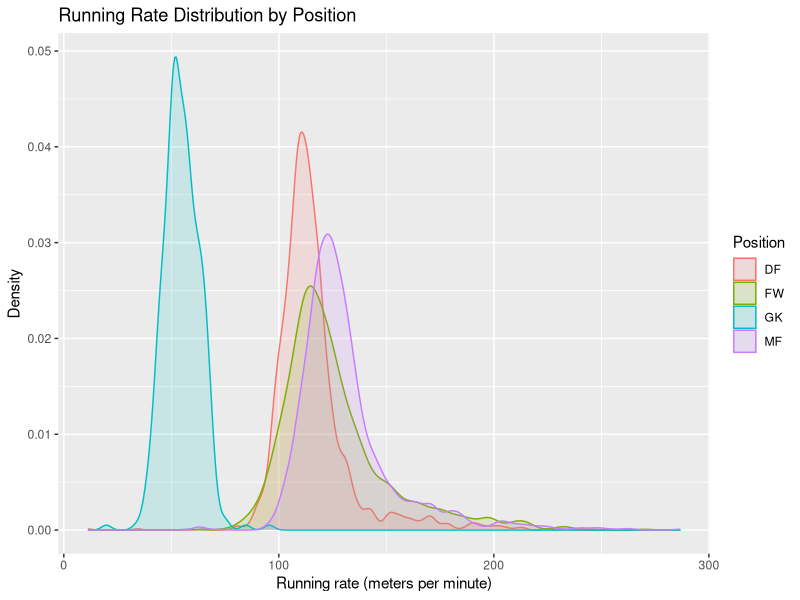
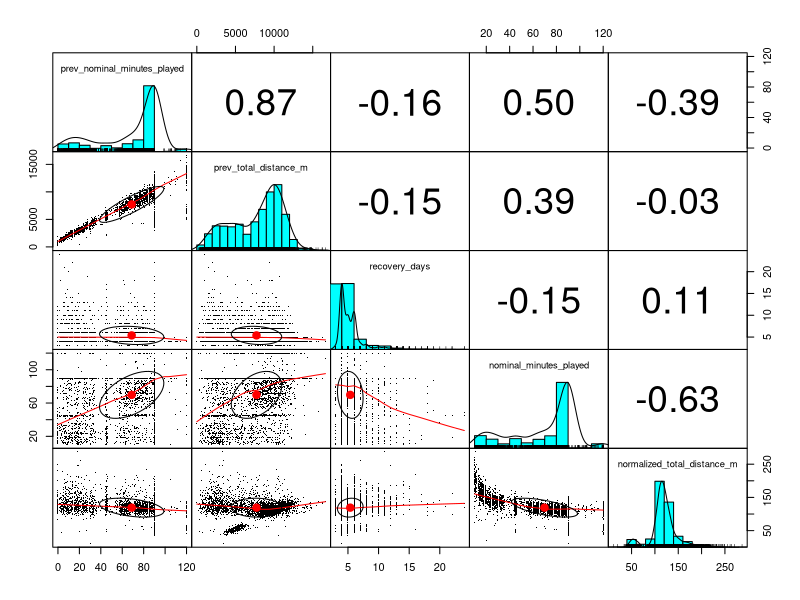
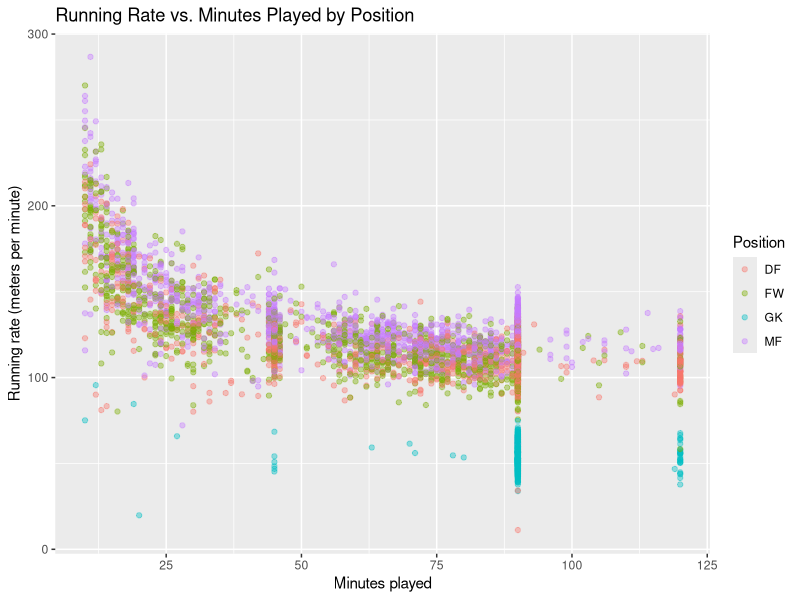
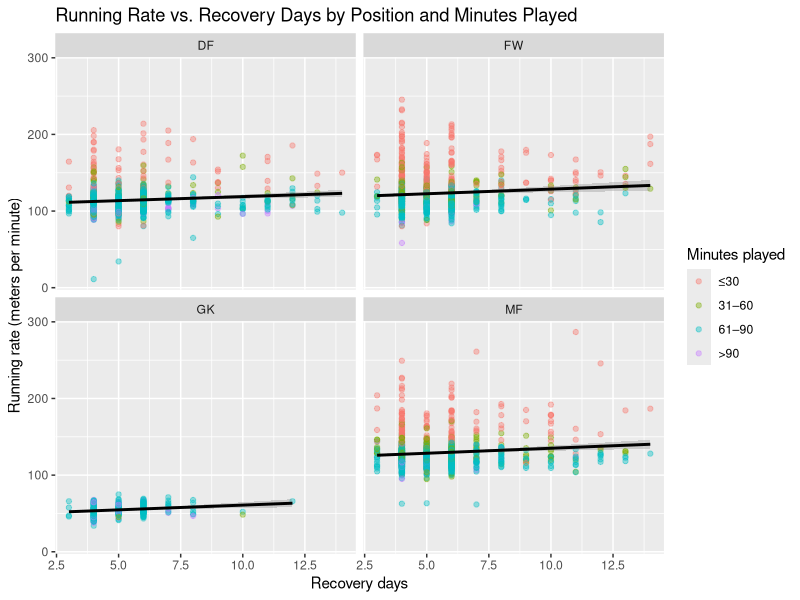
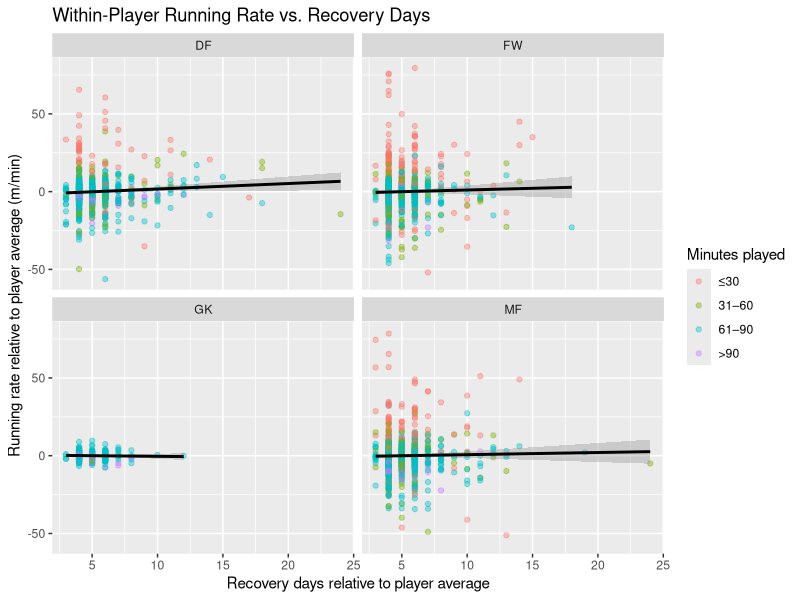
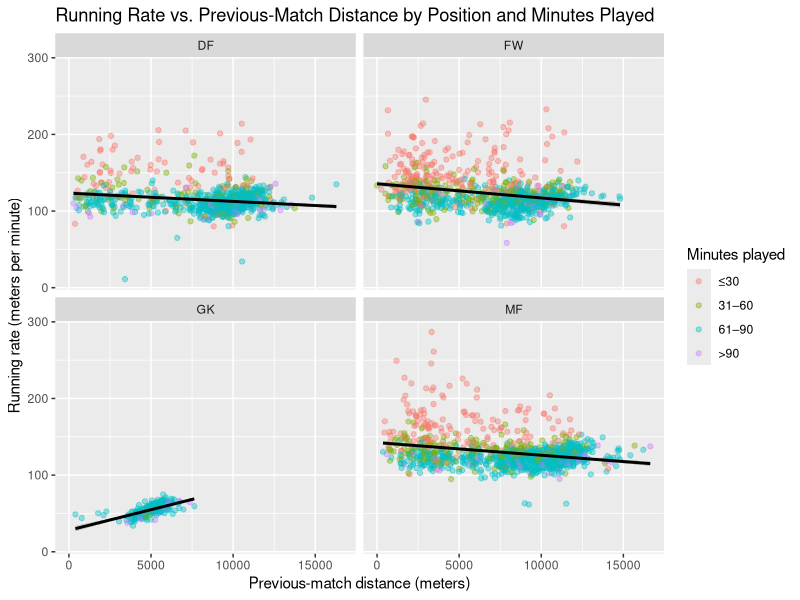
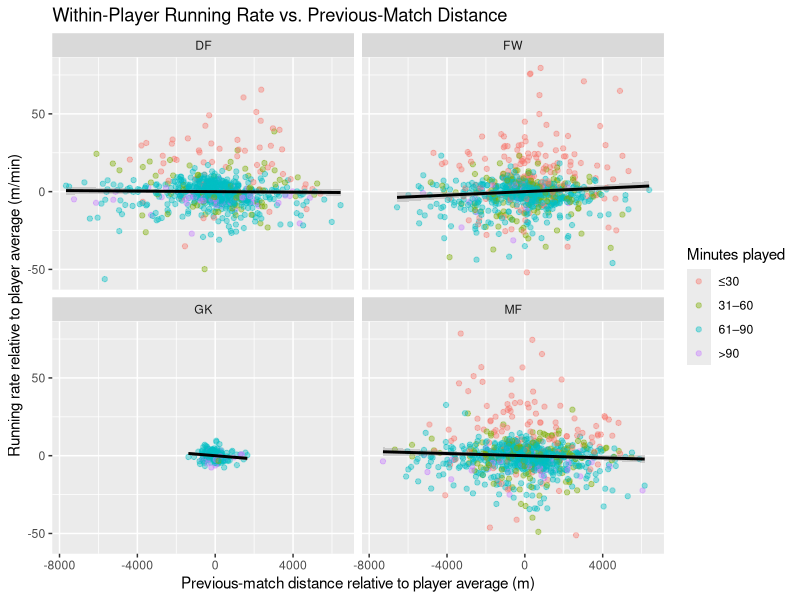

Generate these figures, in order, with R:
## ---- chunk 1
knitr::opts_chunk$set(echo = TRUE)
## ---- chunk 2
library(dplyr)
library(ggplot2)
library(psych)
library(scales)
library(splines)
library(lme4)
library(lmerTest)
## ---- chunk 3
# Load raw data
df <- read.csv("raw_data.csv")
nrow(df)
## ---- chunk 4
# Variables whose previous-match values we want to retain
prev_vars <- c(
  "nominal_minutes_played",
  "total_distance_m",
  "zone1_distance_m",
  "zone2_distance_m",
  "zone3_distance_m",
  "zone4_distance_m",
  "zone5_distance_m",
  "top_speed_kmh"
)

# Add previous-match information
df <- df %>%
  mutate(
    # Convert match_date to Date
    match_date = as.Date(match_date)
  ) %>%
  
  # Put each player's appearances in chronological order
  arrange(
    tournament_year,
    player_tournament_id,
    match_date,
    fifa_match_number
  ) %>%

  # Previous matches must be computed separately within each tournament/player
  group_by(tournament_year, player_tournament_id) %>%

  mutate(
    # Match metadata from previous appearance
    prev_match_id = lag(match_id),
    prev_match_date = lag(match_date),

    # Days since previous appearance
    recovery_days = as.integer(match_date - prev_match_date),

    # Previous-match physical statistics
    across(
      all_of(prev_vars),
      lag,
      .names = "prev_{.col}"
    )
  ) %>%

  ungroup()
## ---- chunk 5
df <- df %>%
  # Filter out rows where player played less than 10 minutes
  filter(
    !(is.na(nominal_minutes_played) | nominal_minutes_played < 10)
  ) %>%
  
  # Normalize distance statistics by minutes played
  mutate(
    normalized_total_distance_m = total_distance_m / nominal_minutes_played,
    normalized_zone1_distance_m = zone1_distance_m / nominal_minutes_played,
    normalized_zone2_distance_m = zone2_distance_m / nominal_minutes_played,
    normalized_zone3_distance_m = zone3_distance_m / nominal_minutes_played,
    normalized_zone4_distance_m = zone4_distance_m / nominal_minutes_played,
    normalized_zone5_distance_m = zone5_distance_m / nominal_minutes_played,
  )

nrow(df)
## ---- chunk 6
head(df)
str(df)
## ---- chunk 7
# Running Rate Distribution by Position
df %>%
  ggplot(aes(
    x = normalized_total_distance_m,
    color = position,
    fill = position
  )) +
  geom_density(alpha = 0.15) +
  labs(
    title = "Running Rate Distribution by Position",
    x = "Running rate (meters per minute)",
    y = "Density",
    color = "Position",
    fill = "Position"
  )
## ---- chunk 8
pairs.panels(df[, c(
  "prev_nominal_minutes_played",
  "prev_total_distance_m",
  "recovery_days",
  "nominal_minutes_played",
  "normalized_total_distance_m"
)], gap = 0, pch = ".")
## ---- chunk 9
# Running Rate vs. Minutes Played by Position
df %>%
  ggplot(aes(
    x = nominal_minutes_played,
    y = normalized_total_distance_m,
    color = position
  )) +
  geom_point(alpha = 0.4) +
  labs(
    title = "Running Rate vs. Minutes Played by Position",
    x = "Minutes played",
    y = "Running rate (meters per minute)",
    color = "Position"
  )
## ---- chunk 10
# Ignore GK and combine all other positions, facet by minutes played bins (adjust bins)

# Running Rate vs. Recovery Days by Position and Minutes Played
df %>%
  filter(!is.na(recovery_days)) %>%
  filter(recovery_days < 15) %>%
  mutate(
    minutes_bin = cut(
      nominal_minutes_played,
      breaks = c(0, 30, 60, 90, Inf),
      labels = c("≤30", "31–60", "61–90", ">90")
    )
  ) %>%
  ggplot(aes(
    x = recovery_days,
    y = normalized_total_distance_m,
    color = minutes_bin
  )) +
  geom_point(alpha = 0.4) +
  geom_smooth(aes(group = 1), method = "lm", color = "black") +
  facet_wrap(~position) +
  labs(
    title = "Running Rate vs. Recovery Days by Position and Minutes Played",
    x = "Recovery days",
    y = "Running rate (meters per minute)",
    color = "Minutes played"
  )
## ---- chunk 11
# Don't mean center recover days

# Within-Player Running Rate vs. Recovery Days
df %>%
  filter(!is.na(recovery_days)) %>%
  group_by(player_tournament_id) %>%
  filter(n() >= 2) %>%
  mutate(
    recovery_dev = recovery_days,
    running_rate_dev = normalized_total_distance_m - mean(normalized_total_distance_m)
  ) %>%
  ungroup() %>%
  mutate(
    minutes_bin = cut(
      nominal_minutes_played,
      breaks = c(0, 30, 60, 90, Inf),
      labels = c("≤30", "31–60", "61–90", ">90")
    )
  ) %>%
  ggplot(aes(
    x = recovery_dev,
    y = running_rate_dev,
    color = minutes_bin
  )) +
  geom_point(alpha = 0.4) +
  geom_smooth(aes(group = 1), method = "lm", color = "black") +
  facet_wrap(~position) +
  labs(
    title = "Within-Player Running Rate vs. Recovery Days",
    x = "Recovery days relative to player average",
    y = "Running rate relative to player average (m/min)",
    color = "Minutes played"
  )
## ---- chunk 12
# Running Rate vs. Previous-Match Distance by Position and Minutes Played
df %>%
  filter(!is.na(prev_total_distance_m)) %>%
  mutate(
    minutes_bin = cut(
      nominal_minutes_played,
      breaks = c(0, 30, 60, 90, Inf),
      labels = c("≤30", "31–60", "61–90", ">90")
    )
  ) %>%
  ggplot(aes(
    x = prev_total_distance_m,
    y = normalized_total_distance_m,
    color = minutes_bin
  )) +
  geom_point(alpha = 0.4) +
  geom_smooth(aes(group = 1), method = "lm", color = "black") +
  facet_wrap(~position) +
  labs(
    title = "Running Rate vs. Previous-Match Distance by Position and Minutes Played",
    x = "Previous-match distance (meters)",
    y = "Running rate (meters per minute)",
    color = "Minutes played"
  )
## ---- chunk 13
# Within-Player Running Rate vs. Previous-Match Distance
df %>%
  filter(!is.na(prev_total_distance_m)) %>%
  group_by(player_tournament_id) %>%
  filter(n() >= 2) %>%
  mutate(
    prev_distance_dev = prev_total_distance_m - mean(prev_total_distance_m),
    running_rate_dev = normalized_total_distance_m - mean(normalized_total_distance_m)
  ) %>%
  ungroup() %>%
  mutate(
    minutes_bin = cut(
      nominal_minutes_played,
      breaks = c(0, 30, 60, 90, Inf),
      labels = c("≤30", "31–60", "61–90", ">90")
    )
  ) %>%
  ggplot(aes(
    x = prev_distance_dev,
    y = running_rate_dev,
    color = minutes_bin
  )) +
  geom_point(alpha = 0.4) +
  geom_smooth(aes(group = 1), method = "lm", color = "black") +
  facet_wrap(~position) +
  labs(
    title = "Within-Player Running Rate vs. Previous-Match Distance",
    x = "Previous-match distance relative to player average (m)",
    y = "Running rate relative to player average (m/min)",
    color = "Minutes played"
  )
## ---- chunk 14
# Ignore rows corresponding to first game at the tournament for a player (missing previous game data)
df_filtered <- df %>% filter(!is.na(recovery_days))
## ---- chunk 15
# normalized_total_distance_m ~ 1 + recovery_days + position
fit1 <- lm(normalized_total_distance_m ~
             recovery_days +
             position,
           data = df_filtered)
summary(fit1)
## ---- chunk 16
# Fix position and recovery days and plot fitted values to see spline curve

# Add ns(nominal_minutes_played, df=4)
fit2 <- lm(normalized_total_distance_m ~
             recovery_days +
             position +
             ns(nominal_minutes_played, df=4),
           data = df_filtered)
summary(fit2)
## ---- chunk 17
# Add prev_total_distance_m
fit3 <- lm(normalized_total_distance_m ~
             recovery_days +
             position +
             prev_total_distance_m +
             ns(nominal_minutes_played, df=4),
           data = df_filtered)
summary(fit3)
## ---- chunk 18
# Add random_effect(team_tournament_id)
fit4 <- lmer(normalized_total_distance_m ~
               recovery_days +
               position +
               prev_total_distance_m +
               ns(nominal_minutes_played, df=4) +
               (1 | team_tournament_id),
             data = df_filtered)
summary(fit4)
## ---- chunk 19
# Add random_effect(player_tournament_id)
fit5 <- lmer(normalized_total_distance_m ~
               recovery_days +
               position +
               prev_total_distance_m +
               ns(nominal_minutes_played, df=4) +
               (1 | team_tournament_id) +
               (1 | player_tournament_id),
             data = df_filtered)
summary(fit5)
## ---- chunk 20
# Show top/bottom entries of random intercepts
# Dot and whisker plots by position

# Look at data to see which soccer outcome we can link to (# of pressures)
